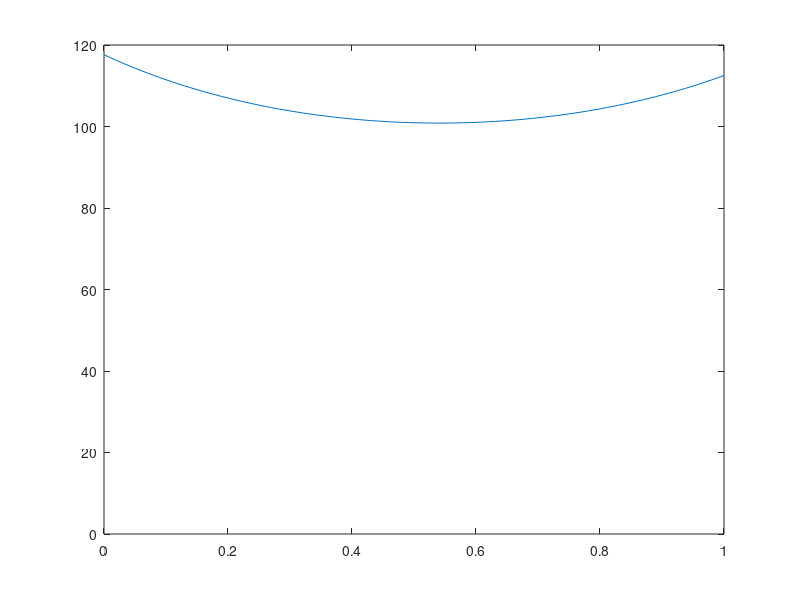

Recreate this plot in MATLAB.
theta = [0:0.01:1];

function F = F(theta)
    F = (0.6 * 20 * 9.8) ./ (0.6 .* sin(theta) + cos(theta));
endfunction

aux = figure;
plot(theta, F(theta));
ylim([0 120]);
saveas(aux, "figure", "pdf");
atan(0.6)
